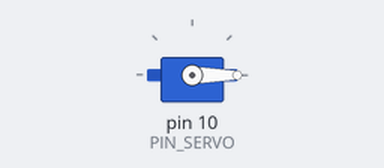
Bench run of a sketch on a simulated Arduino Uno, built with avr-gcc and run on an emulated ATmega328P. On the bench: servo.

Above: at 0.05 s.
Timing chart, 0 to 3.0 s (numbered marks = the images above):
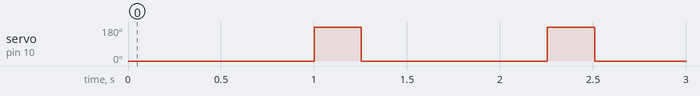

The sketch:

10_example_1.ino
```cpp
#include <Servo.h>

#define PIN_SERVO 10

Servo myservo;

unsigned int degree;
int sign = 1;

void setup() {
    myservo.attach(PIN_SERVO);
    myservo.write(0);
}

void loop() {
    delay(1000);
    myservo.write(180);
    delay(255);
    myservo.write(0);
}
```

Measured:
- by itself, servo on pin 10 (PIN_SERVO): alternates 180° for 0.26 s and 0° for 1.0 s
